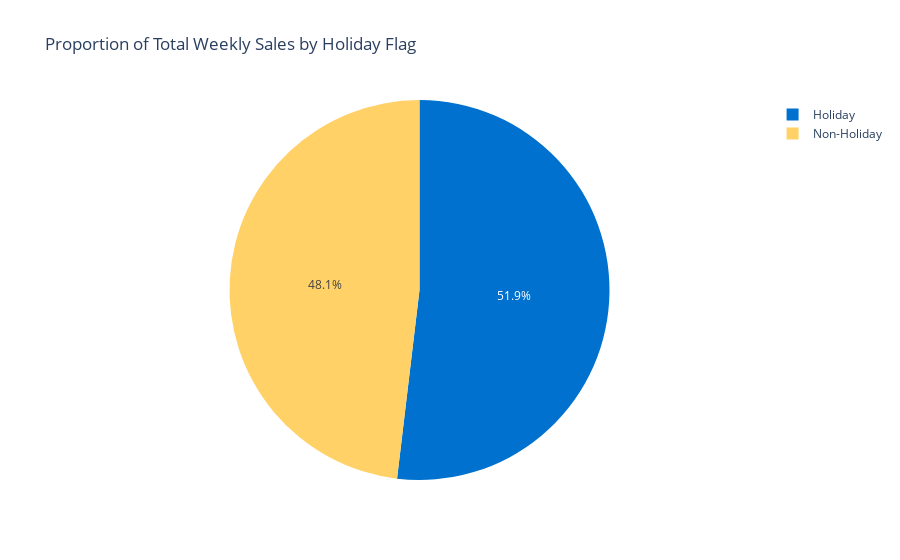

Here is the notebook cell this chart was saved with:
### Code cell
# Calculate total weekly sales for holiday and non-holiday weeks
total_sales_holiday = df[df['Holiday_Flag'] == 1]['Weekly_Sales'].mean()
total_sales_non_holiday = df[df['Holiday_Flag'] == 0]['Weekly_Sales'].mean()

# Create a DataFrame for the pie chart
pie_data = pd.DataFrame({'Holiday_Flag': ['Holiday', 'Non-Holiday'],
                         'Total_Weekly_Sales': [total_sales_holiday, total_sales_non_holiday]})

color_palette = ['#0071CE', '#FFD166']
# Create the interactive pie chart using Plotly
fig = px.pie(pie_data, values='Total_Weekly_Sales', names='Holiday_Flag',
             title='Proportion of Total Weekly Sales by Holiday Flag',
             color_discrete_sequence=color_palette)
fig.show()
# Save the figure as a PNG image with a transparent background
fig.update_layout(plot_bgcolor='rgba(0,0,0,0)', paper_bgcolor='rgba(0,0,0,0)')
pio.write_image(fig, 'total_weekly_sales_pie_chart_by_mean_sales.png')

### Figure 1 — Plotly figure (JSON) as saved in the notebook; plotly's stock layout.template omitted (floating-point values rounded to 4 significant figures)
{"data": [{"domain": {"x": [0, 1], "y": [0, 1]}, "hovertemplate": "Holiday_Flag=%{label}<br>Total_Weekly_Sales=%{value}<extra></extra>", "labels": ["Holiday", "Non-Holiday"], "legendgroup": "", "name": "", "showlegend": true, "type": "pie", "values": [1123000.0, 1041000.0]}], "layout": {"legend": {"tracegroupgap": 0}, "piecolorway": ["#0071CE", "#FFD166"], "title": {"text": "Proportion of Total Weekly Sales by Holiday Flag"}}}
